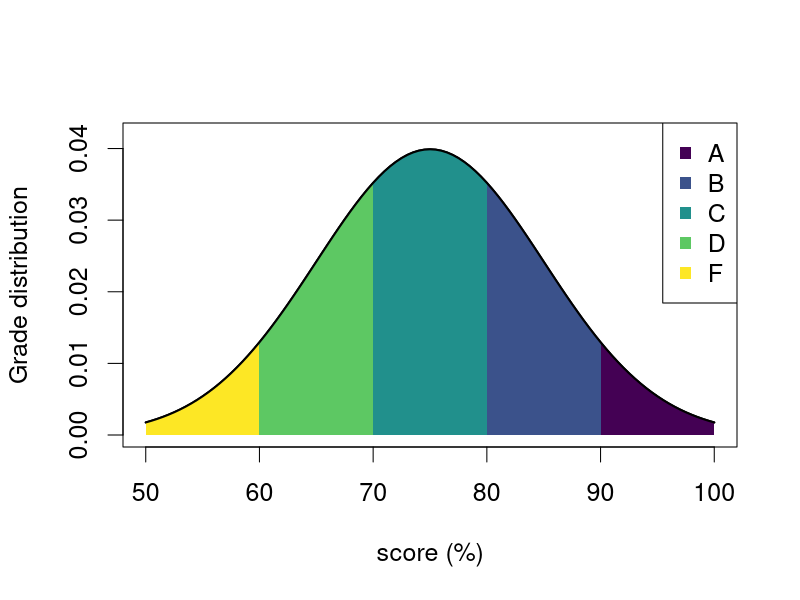
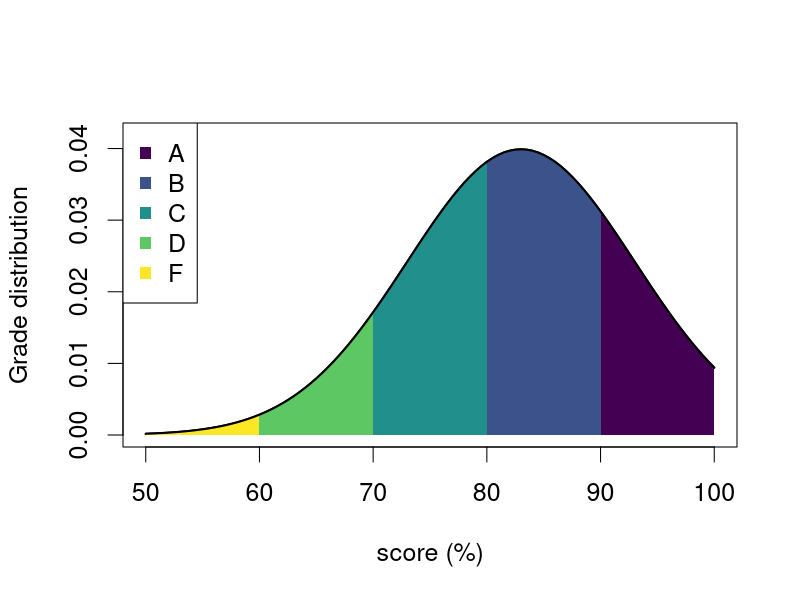

R code for these plots, in order:
## ---- chunk 1
knitr::opts_knit$set(base.dir = "/home/swolf/website/", base.url = "/")
knitr::opts_chunk$set(fig.path = "figure/2020-05-02-gradeOnCurve")
## ---- chunk 2
library(viridis)

fscores = 50:60
fdist = dnorm(fscores,mean=75,sd=10)
dscores = 60:70
ddist = dnorm(dscores,mean=75,sd=10)
cscores = 70:80
cdist = dnorm(cscores,mean=75,sd=10)
bscores = 80:90
bdist = dnorm(bscores,mean=75,sd=10)
ascores = 90:100
adist = dnorm(ascores,mean=75,sd=10)


pal = viridis(5)
scoreDist = dnorm(0:100,mean=75,sd=10)
par(cex=1.5)
curve(dnorm(x,mean=75,sd=10),type='l',xlim=c(50,100),xlab='score (%)',ylab='Grade distribution',lwd=2,ylim=c(0,1.05*dnorm(75,mean=75,sd=10)))
polygon(c(50,fscores,60),c(0,fdist,0),col=pal[5],border=NA)
polygon(c(60,dscores,70),c(0,ddist,0),col=pal[4],border=NA)
polygon(c(70,cscores,80),c(0,cdist,0),col=pal[3],border=NA)
polygon(c(80,bscores,90),c(0,bdist,0),col=pal[2],border=NA)
polygon(c(90,ascores,100),c(0,adist,0),col=pal[1],border=NA)
curve(dnorm(x,mean=75,sd=10),type='l',xlim=c(50,100),xlab='score (%)',ylab='Grade distribution',lwd=2,add=TRUE)
legend('topright',legend=c(LETTERS[1:4],"F"),col=pal,pch=15)
## ---- chunk 3
library(kableExtra)
borders = pnorm(seq(90,60,by=-10), mean = 75, sd = 10)
bottom = c(borders,0)
top = c(1,borders)
probs = (top-bottom)*100
gDist.df = data.frame('grade'=c(LETTERS[1:4],"F"), 'number'=round(probs,0))
kable(gDist.df,align='cr') %>%
  kable_styling(bootstrap_options = "striped", full_width = F)
## ---- chunk 4
library(viridis)

fscores = 50:60
fdist = dnorm(fscores,mean=83,sd=10)
dscores = 60:70
ddist = dnorm(dscores,mean=83,sd=10)
cscores = 70:80
cdist = dnorm(cscores,mean=83,sd=10)
bscores = 80:90
bdist = dnorm(bscores,mean=83,sd=10)
ascores = 90:100
adist = dnorm(ascores,mean=83,sd=10)


pal = viridis(5)
scoreDist = dnorm(0:100,mean=83,sd=10)
par(cex=1.5)
curve(dnorm(x,mean=83,sd=10),type='l',xlim=c(50,100),xlab='score (%)',ylab='Grade distribution',lwd=2,ylim=c(0,1.05*dnorm(83,mean=83,sd=10)))
polygon(c(50,fscores,60),c(0,fdist,0),col=pal[5],border=NA)
polygon(c(60,dscores,70),c(0,ddist,0),col=pal[4],border=NA)
polygon(c(70,cscores,80),c(0,cdist,0),col=pal[3],border=NA)
polygon(c(80,bscores,90),c(0,bdist,0),col=pal[2],border=NA)
polygon(c(90,ascores,100),c(0,adist,0),col=pal[1],border=NA)
curve(dnorm(x,mean=83,sd=10),type='l',xlim=c(50,100),xlab='score (%)',ylab='Grade distribution',lwd=2,add=TRUE)
legend('topleft',legend=c(LETTERS[1:4],"F"),col=pal,pch=15)
## ---- chunk 5
borders = pnorm(seq(90,60,by=-10), mean = 83, sd = 10)
bottom = c(borders,0)
top = c(1,borders)
probs = (top-bottom)*100
gDist2.df = data.frame('grade'=c(LETTERS[1:4],'F'), 'number'=round(probs,0))
kable(gDist2.df,align='cr') %>%
  kable_styling(bootstrap_options = "striped", full_width = F)
